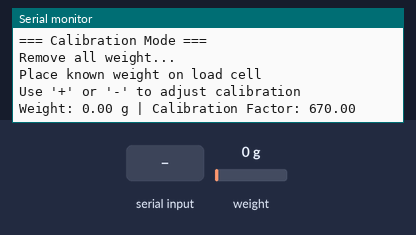
Simulated run of this sketch. Board: Arduino Uno, built with avr-gcc and run on an emulated ATmega328P. On the bench: the last lines printed to the serial monitor. Inputs (shaded band) come from the test bench; at power-on: weight on the scale 0 g.

Above: at 5.2 s.
5.3 s: weight on the scale set to 100 g
At 6.3 s:
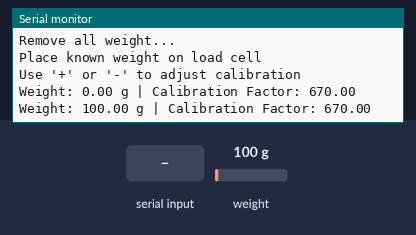
6.8 s: "+" received over Serial
8.3 s: weight on the scale set to 1250 g
At 9.2 s:
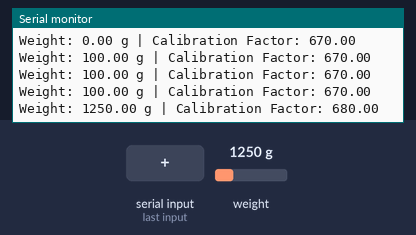
9.8 s: "-" received over Serial
At 12.1 s:
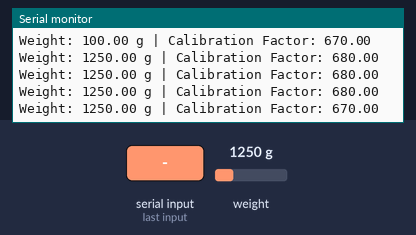
Timing chart, 0 to 12.3 s (numbered marks = the images above; inputs shaded):
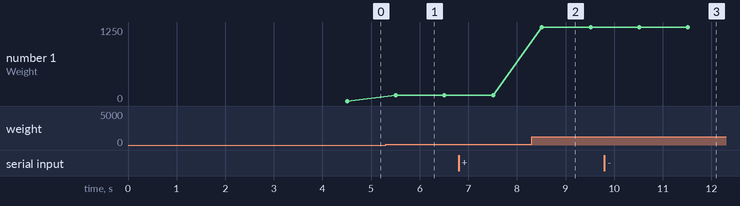

The sketch:

Calibration.ino
```cpp
#include "HX711.h"

#define DT 3
#define SCK 2

HX711 scale;


float calibration_factor = 670;

void setup() {
  Serial.begin(9600);

  scale.begin(DT, SCK);
  scale.set_scale();
  scale.tare();  // reset to 0

  Serial.println("=== Calibration Mode ===");
  Serial.println("Remove all weight...");
  delay(3000);

  Serial.println("Place known weight on load cell");
  Serial.println("Use '+' or '-' to adjust calibration");
}

void loop() {

  scale.set_scale(calibration_factor);

  float weight = scale.get_units(5);

  Serial.print("Weight: ");
  Serial.print(weight);
  Serial.print(" g | Calibration Factor: ");
  Serial.println(calibration_factor);

  if (Serial.available()) {
    char input = Serial.read();

    if (input == '+') calibration_factor += 10;
    if (input == '-') calibration_factor -= 10;
  }

  delay(500);
}
```

Measured:
- after the input at 5.3 s, the serial monitor: prints a new line after 0.21 s (image 1)
- after the input at 8.3 s, the serial monitor: prints a new line after 0.21 s (image 2)
- after the input at 9.8 s, the serial monitor: prints a new line after 1.7 s (image 3)
- plotted number 1: 0 → 100 after the input at 5.3 s, 100 → 1250 after the input at 8.3 s
